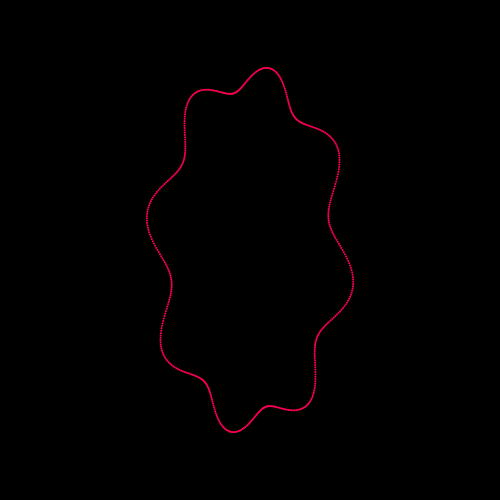
Frame 1 (no input)
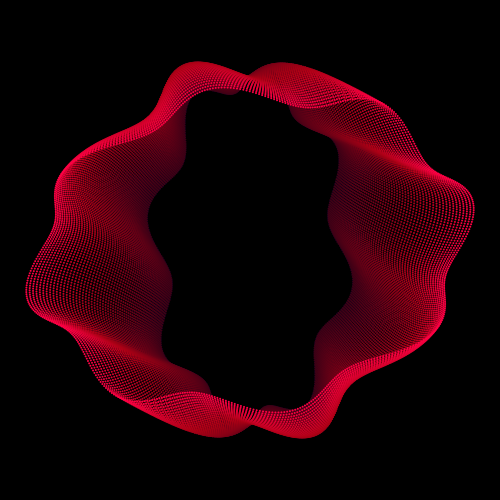
Frame 60 (the mouse pressed at the canvas centre just before this capture)
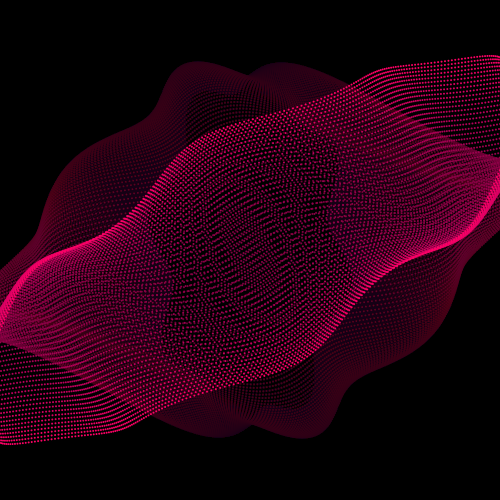
Frame 120 (the mouse held since frame 60 and released just before this capture)

The Processing sketch that drew these frames (run headless with seeded random() and noise(); from frame 60 on, the mouse is pressed at the canvas centre):

// Processing sketch: processing_128880
// ── processing_128880.pde

int nFrames = 512;
ArrayList shapes;
Phasor phasor;
Phasor phasorAmp;
Phasor phasorWidth;
Phasor phasorHeight;
Phasor phasorWeight;
float offsetX;
float offsetY;
 
class Phasor {
  float phase = 0.0;
  float inc;
   
  Phasor(float inc_) {
    inc = inc_;
  }
   
  Phasor(float inc_, float phase_) {
    inc = inc_;
    phase = phase_;
  }
 
  void update() {
    phase += inc;
     
    if (phase >= 1.0) {
      phase -= 1.0;
    }
    if (phase < 0.0) {
      phase += 1.0;
    }
  }
}

class Ring extends Shapes {
  float r;  // Radius
   
  Ring(float x, float y, float r_) {
    v.x = x;
    v.y = y;
    r = r_;
  }
   
  void update() {
    ellipse(v.x + offsetX, v.y + offsetY, r, r);
  }
  
}
 
class Shapes {
  PVector v;
   
  Shapes() {
    v = new PVector();
  }
   
  void update() {
  }
}

 
PVector getVCoordinates(PVector v, float d, float a) {
  return new PVector(v.x + d * cos(a), v.y + d * sin(a));
}
 
PVector getVCoordinates(float x, float y, float d, float a) {
  return new PVector(x + d * cos(a), y + d * sin(a));
}
 
void setup() {
  size(500, 500);
  background(0);
  smooth();
  shapes = new ArrayList();
  phasor = new Phasor(1.0 / (float) nFrames);
  phasorAmp = new Phasor(1.0 / (float) nFrames * 2.5, 0.5);
  phasorWidth = new Phasor(1.0 / (float) nFrames * 1.1);
  phasorHeight = new Phasor(1.0 / (float) nFrames * 1.617);
  phasorWeight = new Phasor(1.0 / (float) nFrames * 1.444, 0.75);
   
  int nShapes = 512;
  for (int i = 0; i < nShapes; i++) {
    float foo = (sin((float) i / (float) nShapes * TWO_PI * 8) + 1.0) * 0.5 * 25 + 80;
    PVector v = getVCoordinates(width * 0.5, height * 0.5, foo, (float) i / (float) nShapes * TWO_PI * 1);
    shapes.add(new Ring(v.x, v.y, 2));
  }
}
 
void draw() {
  // Fade last frame
  noStroke();
  fill(0, 6);
  rect(0, 0, width, height);
   
  int lsSize = shapes.size();
 
  color c = lerpColor(color(255, 0, 128), color(255, 0, 32), (sin(phasor.phase * TWO_PI * 4) + 1.0) / 2.0);
  noStroke();
  fill(c);
  
  float amp = 180.0 * ((cos(phasorAmp.phase * TWO_PI) + 1.0) / 2.0) + 80;
  for (int i = 0; i < lsSize; i++) {
    float foo = (float) i / (float) lsSize;
    PVector v = getVCoordinates(0, 0, amp, ((float) i / (float) lsSize + phasor.phase) * TWO_PI);
    float randomness = (sin(phasorWeight.phase * TWO_PI) + 1.0) / 2.0;
    offsetX = v.x * sin(phasorWidth.phase * TWO_PI);
    offsetY = v.y * cos(phasorHeight.phase * TWO_PI);
    Ring thisShape = (Ring) shapes.get(i);
    thisShape.update();
  }

  phasor.update();
  phasorAmp.update();
  phasorWidth.update();
  phasorHeight.update();
  phasorWeight.update();
}
